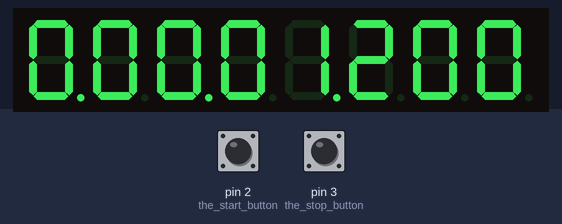
Bench run of a sketch on a simulated Arduino Uno, built with avr-gcc and run on an emulated ATmega328P. Parts: 8-digit seven-segment display. The inputs (shaded band) are chosen by the test bench; at power-on: pin 3 (the_stop_button) LOW, pin 2 (the_start_button) LOW.

Above: at 1.25 s.
1.3 s: pin 3 (the_stop_button) pulled HIGH for 0.15 s
At 1.9 s:
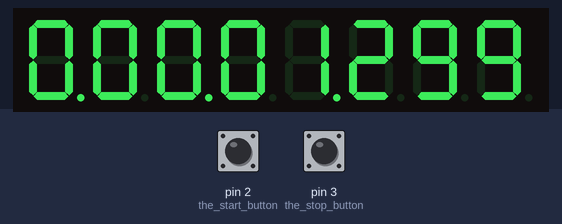
4.4 s: pin 2 (the_start_button) pulled HIGH for 3.2 s
At 6.9 s:
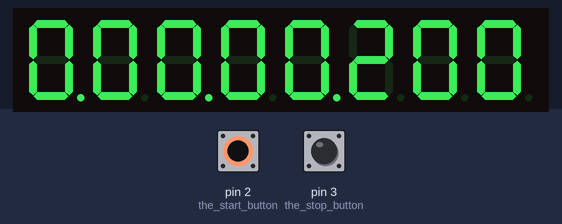
8.2 s: pin 2 (the_start_button) pulled HIGH for 0.15 s
At 8.35 s:
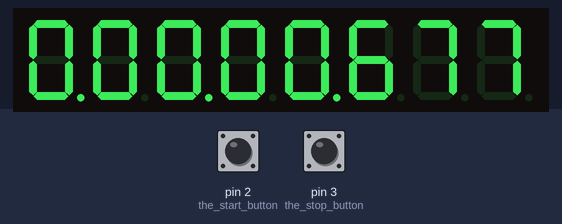
8.9 s: pin 3 (the_stop_button) pulled HIGH for 1 s
At 9.9 s:
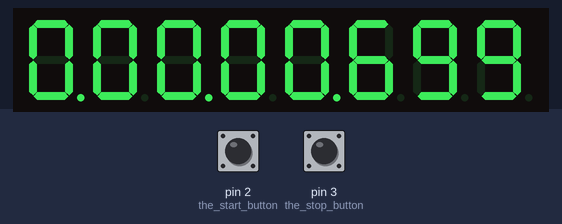
Timing chart, 0 to 11.9 s (numbered marks = the images above; inputs shaded):
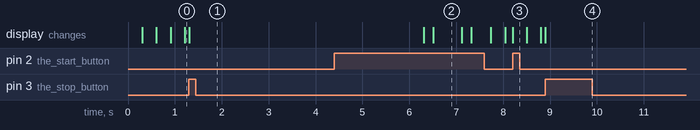

The sketch:

project26.ino
```cpp
// Project 26 – LED Stopwatch
#include "LedControl.h" //  need the library
LedControl lc = LedControl(12, 11, 10, 1);
unsigned long starting, finished, elapsed;
void setup()
{
  pinMode(2, INPUT); // the start button
  pinMode(3, INPUT); // the stop button
  lc.shutdown(0, false);  // enable display
  lc.setIntensity(0, 3);  // sets brightness
  lc.clearDisplay(0);     // clear screen
  starting = millis();
}

void displayResultLED()
{
  float h, m, s, ms;
  int m1, m2, s1, s2, ms1, ms2, ms3;
  unsigned long over;
  finished = millis();
  elapsed = finished - starting;

  h = int(elapsed / 3600000);
  over = elapsed % 3600000;
  m = int(over / 60000);
  over = over % 60000;
  s = int(over / 1000);
  ms = over % 1000;

  // display hours
  lc.setDigit(0, 7, h, true);

  // display minutes
  m1 = m / 10;
  m2 = int(m) % 10;
  lc.setDigit(0, 6, m1, false);
  lc.setDigit(0, 5, m2, true);

  // display seconds
  s1 = s / 10;
  s2 = int(s) % 10;
  lc.setDigit(0, 4, s1, false);
  lc.setDigit(0, 3, s2, true);

  // display milliseconds (1/100 s)
  ms1 = int(ms / 100);
  ms2 = (int((ms / 10)) % 10);
  ms3 = int(ms) % 10;
  lc.setDigit(0, 2, ms1, false);
  lc.setDigit(0, 1, ms2, false);
  lc.setDigit(0, 0, ms2, false);
}

void loop()
{
  if (digitalRead(2) == HIGH)  // reset count
  {
    starting = millis();
    delay(200); // for debounce

  }
  if (digitalRead(3) == HIGH) // display count for five seconds then resume
  {
    finished = millis();
    delay(5000); // for debounce
  }
  displayResultLED();
}
```

Measured:
- what the display in image 2 shows lasts 0.6 s, from 6.5 s to 7.1 s
